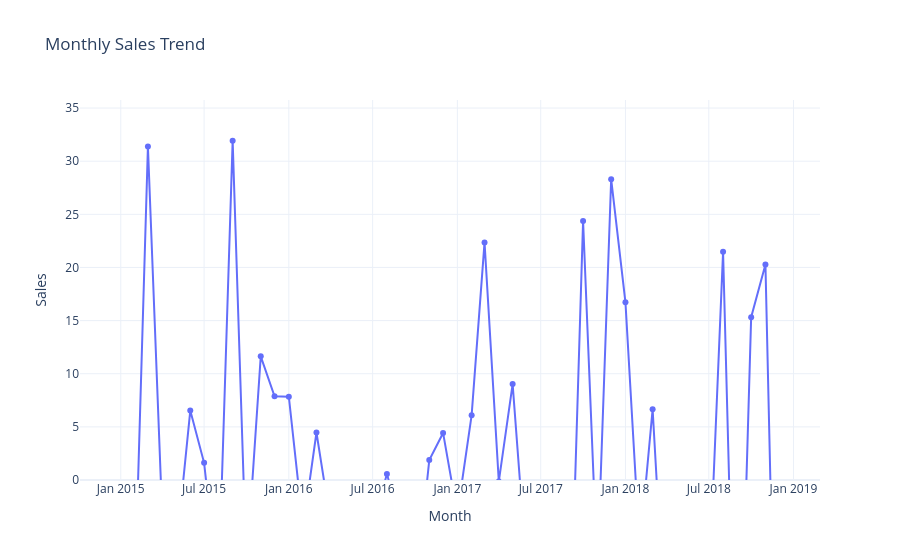

Notebook code for this chart:
### Markdown cell above
# Adjust y-axis range

### Code cell
fig.update_layout(yaxis_range=[0, data['Sales'].max()])

### Figure 1 — Plotly figure (JSON) as saved in the notebook; plotly's stock layout.template omitted (floating-point values rounded to 4 significant figures)
{"data": [{"hovertemplate": "Month=%{x}<br>Sales=%{y}<extra></extra>", "legendgroup": "", "line": {"color": "#636efa", "dash": "solid"}, "marker": {"symbol": "circle"}, "mode": "lines+markers", "name": "", "orientation": "v", "showlegend": false, "type": "scatter", "x": ["2015-01", "2015-02", "2015-03", "2015-04", "2015-05", "2015-06", "2015-07", "2015-08", "2015-09", "2015-10", "2015-11", "2015-12", "2016-01", "2016-02", "2016-03", "2016-04", "2016-05", "2016-06", "2016-07", "2016-08", "2016-09", "2016-10", "2016-11", "2016-12", "2017-01", "2017-02", "2017-03", "2017-04", "2017-05", "2017-06", "2017-07", "2017-08", "2017-09", "2017-10", "2017-11", "2017-12", "2018-01", "2018-02", "2018-03", "2018-04", "2018-05", "2018-06", "2018-07", "2018-08", "2018-09", "2018-10", "2018-11", "2018-12"], "xaxis": "x", "y": [-5.687, -9.727, 31.38, -3.34, -6.828, 6.53, 1.615, -10.49, 31.93, -8.36, 11.64, 7.877, 7.84, -4.497, 4.47, -4.05, -4.852, -9.846, -4.43, 0.5694, -4.206, -10.91, 1.871, 4.427, -3.185, 6.104, 22.36, -0.1427, 9.027, -8.787, -11.03, -15.71, -18.1, 24.38, -8.609, 28.31, 16.72, -6.509, 6.656, -16.93, -18.44, -9.639, -10.59, 21.47, -29.34, 15.32, 20.28, -36.53], "yaxis": "y"}], "layout": {"legend": {"tracegroupgap": 0}, "title": {"text": "Monthly Sales Trend"}, "xaxis": {"anchor": "y", "domain": [0, 1], "title": {"text": "Month"}}, "yaxis": {"anchor": "x", "domain": [0, 1], "range": [0, 35.76], "title": {"text": "Sales"}}}}
